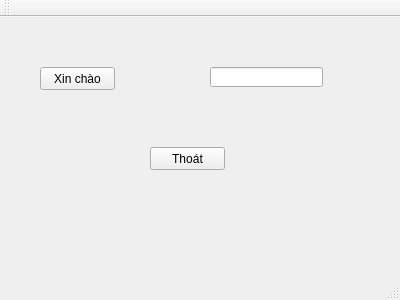
<?xml version="1.0" encoding="UTF-8"?>
<ui version="4.0">
 <class>MainWindow</class>
 <widget class="QMainWindow" name="MainWindow">
  <property name="geometry">
   <rect>
    <x>0</x>
    <y>0</y>
    <width>400</width>
    <height>300</height>
   </rect>
  </property>
  <property name="windowTitle">
   <string>MainWindow</string>
  </property>
  <widget class="QWidget" name="centralWidget">
   <widget class="QPushButton" name="chao">
    <property name="geometry">
     <rect>
      <x>40</x>
      <y>50</y>
      <width>75</width>
      <height>23</height>
     </rect>
    </property>
    <property name="text">
     <string>Xin chào</string>
    </property>
   </widget>
   <widget class="QPushButton" name="exit">
    <property name="geometry">
     <rect>
      <x>150</x>
      <y>130</y>
      <width>75</width>
      <height>23</height>
     </rect>
    </property>
    <property name="text">
     <string>Thoát</string>
    </property>
   </widget>
   <widget class="QLineEdit" name="lineEdit">
    <property name="geometry">
     <rect>
      <x>210</x>
      <y>50</y>
      <width>113</width>
      <height>20</height>
     </rect>
    </property>
   </widget>
  </widget>
  <widget class="QMenuBar" name="menuBar">
   <property name="geometry">
    <rect>
     <x>0</x>
     <y>0</y>
     <width>400</width>
     <height>21</height>
    </rect>
   </property>
  </widget>
  <widget class="QToolBar" name="mainToolBar">
   <attribute name="toolBarArea">
    <enum>TopToolBarArea</enum>
   </attribute>
   <attribute name="toolBarBreak">
    <bool>false</bool>
   </attribute>
  </widget>
  <widget class="QStatusBar" name="statusBar"/>
 </widget>
 <layoutdefault spacing="6" margin="11"/>
 <resources/>
 <connections/>
</ui>
